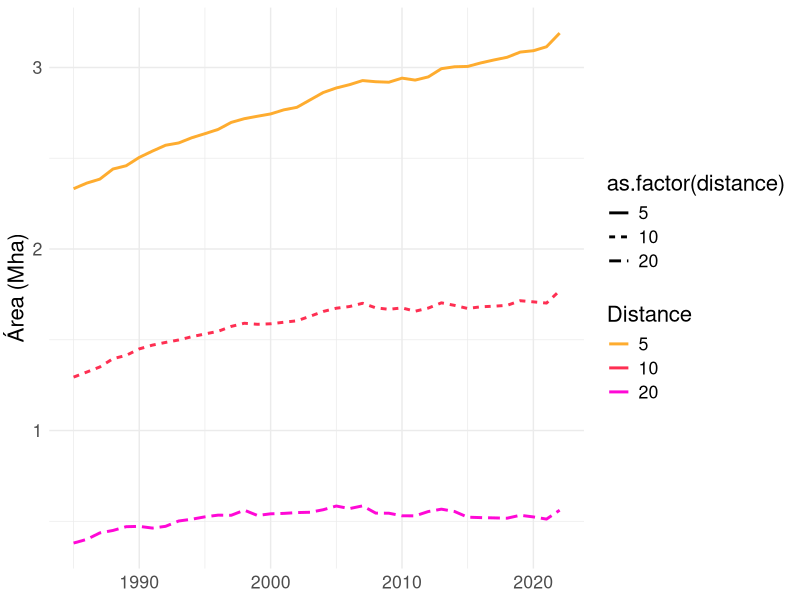
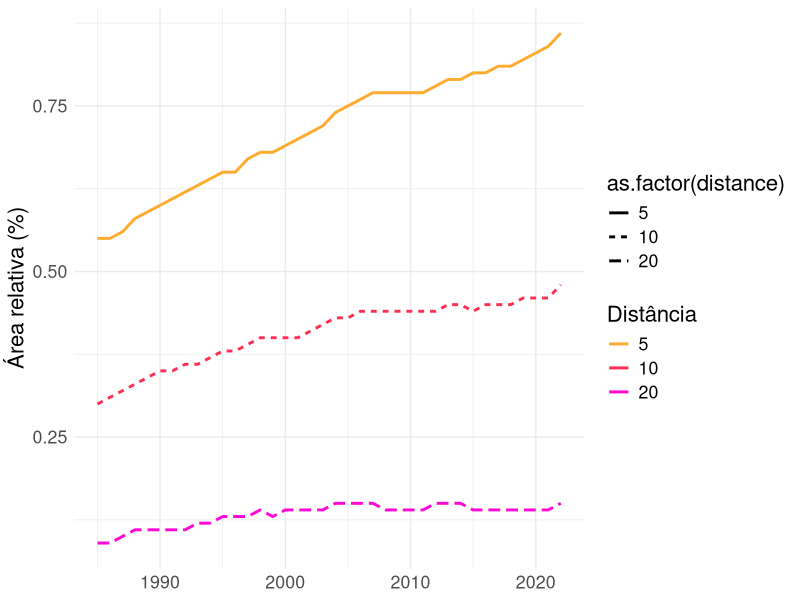
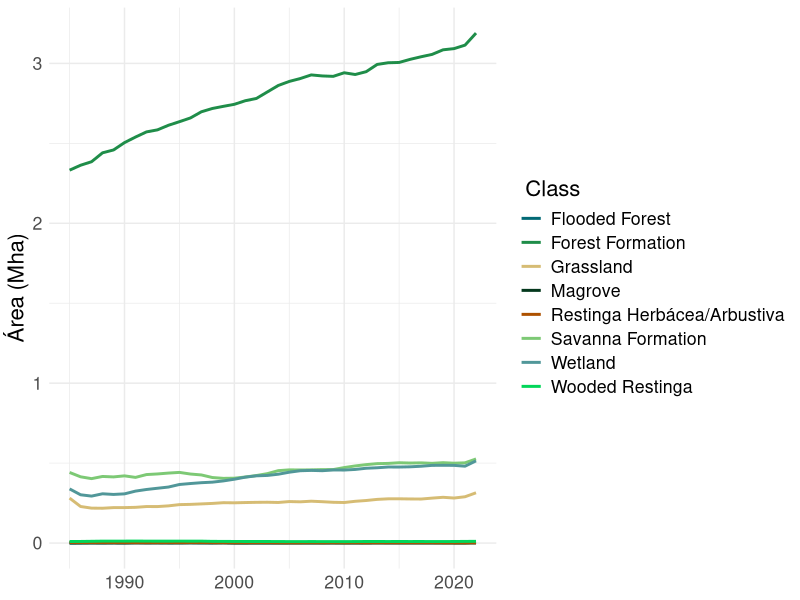
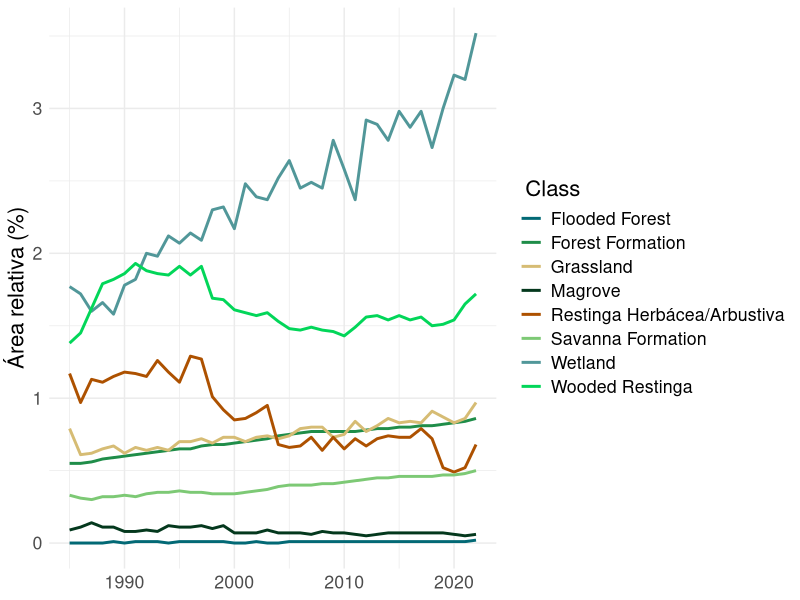

The R source for these figures, in order:
## build graphics for the 'degradação' dashboard 
## dhemerson.costa@ipam.org.br

## read libraries
library(ggplot2)
library(reshape2)

## avoid sci notations 
options(scipen= 1e3)

## read isolation size data 
isolation <- read.csv('./table/brazil-country-isolation-8.0.1a.csv',
                 fileEncoding = 'UTF-8',
                 dec= ',')

## replace NA by zero
isolation[is.na(isolation)] <- 0

## rotate graphic
isolation <- melt(data= isolation, id.vars=c("FEATURE_ID", "NAME", "LEVEL_1", "GEOCODE", "index", "class_id", "level_0", "level_1",
                                             "level_2", "level_3", "level_4", "color", "feature_id", "medium_size", "distance", "big_size",
                                             "key"))

## replace X by '' and covert to numeric
isolation$variable <- as.numeric(gsub('X', '', isolation$variable))

## ########################### landing page
ggplot(data= subset(isolation, level_2 == 'Forest Formation' & key == 'value' & big_size == 500 & medium_size == 25),
       mapping= aes(x= variable, y= value/1e6, colour= as.factor(distance), linetype= as.factor(distance))) +
  geom_line(linewidth= 1) + 
  scale_colour_manual('Distance', values=c('#FEAC2F', '#FE2F52', '#FF08D6')) +
  theme_minimal() +
  theme(text = element_text(size = 16)) +
  xlab(NULL) +
  ylab('Área (Mha)')

## plot landing page graphic 
ggplot(data= subset(isolation, level_2 == 'Forest Formation' & key == 'relative' & big_size == 500 & medium_size == 25),
       mapping= aes(x= variable, y= value, colour= as.factor(distance), linetype= as.factor(distance))) +
  geom_line(linewidth= 1) + 
  scale_colour_manual('Distância', values=c('#FEAC2F', '#FE2F52', '#FF08D6')) +
  theme_minimal() +
  theme(text = element_text(size = 16)) +
  xlab(NULL) +
  ylab('Área relativa (%)')

############################### per class

ggplot(data= subset(isolation, key == 'value' & big_size == 500 & medium_size == 25 & distance == 5),
       mapping= aes(x= variable, y= value/1e6, colour= as.factor(level_2))) +
  geom_line(linewidth= 1) + 
  scale_colour_manual(' Class', values=c('#026975', '#1f8d49', '#d6bc74', '#04381d', '#ad5100', '#7dc975', '#519799', '#02d659')) + 
  theme_minimal() +
  theme(text = element_text(size = 16)) +
  xlab(NULL) +
  ylab('Área (Mha)')

## relativo 
ggplot(data= subset(isolation, key == 'relative' & big_size == 500 & medium_size == 25 & distance == 5),
       mapping= aes(x= variable, y= value, colour= as.factor(level_2))) +
  geom_line(linewidth= 1) + 
  scale_colour_manual(' Class', values=c('#026975', '#1f8d49', '#d6bc74', '#04381d', '#ad5100', '#7dc975', '#519799', '#02d659')) + 
  theme_minimal() +
  theme(text = element_text(size = 16)) +
  xlab(NULL) +
  ylab('Área relativa (%)')
